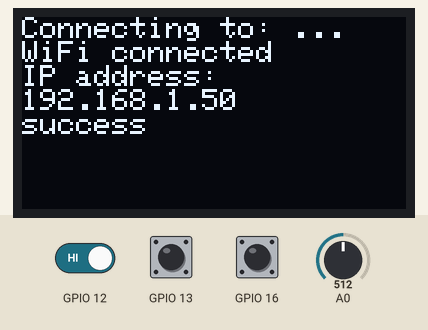
Simulated run of this sketch. Board: ESP8266 (NodeMCU). On the bench: 128×64 one-colour display. Inputs (shaded band) come from the test bench; at power-on: GPIO 12 HIGH, GPIO 13 HIGH, GPIO 16 HIGH, A0 = 512. WiFi joins after 1.5 s; servers stay silent unless stated.

Above: at 1.7 s.
At 9.4 s:
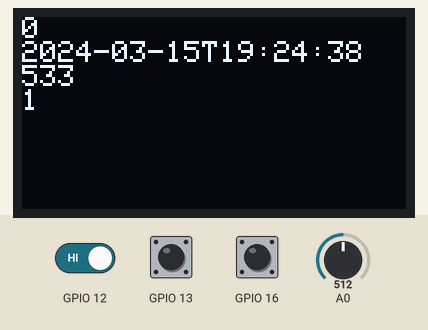
9.5 s: GPIO 12 driven LOW
At 31.8 s:
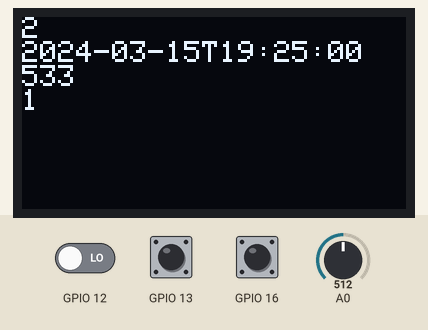
Timing chart, 0 to 33.3 s (numbered marks = the images above; inputs shaded):
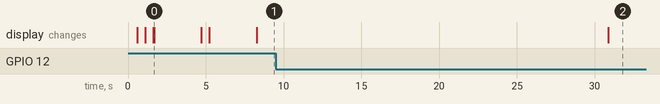

Measured:
- what the display in image 0 shows lasts 3.0 s, from 1.7 s to 4.7 s

The sketch:

IoT_exercise1_device.ino
```cpp
#include <SPI.h>
#include <Wire.h>
#include <Adafruit_GFX.h>
#include <Adafruit_SSD1306.h>
#include<ESP8266WiFi.h>
#include<WiFiUdp.h>
#include "TimeLib.h"


const char ssid[]="";
const char pass[]="";
const char host[]="";
const int port = 10001;
const char* ntp_server="ntp.nict.jp";
unsigned long last_sync_time=0;
int connect_count=0;
int cul30=0;

#define OLED_RESET 2
Adafruit_SSD1306 display(OLED_RESET);

void setup() {
  // put your setup code here, to run once:
  Serial.begin(9600);
  pinMode(A0, INPUT);
  pinMode(12, INPUT);
  pinMode(13, INPUT);
  pinMode(16, INPUT);
  display.begin(SSD1306_SWITCHCAPVCC, 0x3C);
  display.clearDisplay();
  display.setTextSize(1);
  display.setTextColor(WHITE);
  display.setCursor(0,0);
  display.print("Connecting to: ");
  display.print(ssid);
  display.display();
  WiFi.mode(WIFI_STA);
  WiFi.begin(ssid, pass);

  while(WiFi.status() != WL_CONNECTED){
    delay(500);
    display.print(".");
    display.display();
    connect_count+=1;
    if(connect_count>50){
      display.println();
      display.println("failure");
      display.display();
      delay(2000);
      exit(1);
    }
  }

  display.println();
  display.display();
  display.println("WiFi connected");
  display.println("IP address:");
  display.println(WiFi.localIP());
  display.println("success");
  display.display();
  delay(3000);

  display.clearDisplay();
  display.setCursor(0,0);
  display.println("Sync to ");
  display.println(ntp_server);
  display.display();

  if(syncNTPtime()){
    display.println();
    display.println("success");

    unsigned long t = now();
    char str_time[30];
    sprintf(str_time, "%04d-%02d-%02dT%02d:%02d:%02d",
                      year(t),month(t), day(t),
                      hour(t), minute(t), second(t));
    display.println(str_time);
    display.display();
    delay(3000);
  }
  else{
    display.println("failure");
    display.display();
    delay(2000);
    exit(1);
  }
}

void loop() {
  // put your main code here, to run repeatedly:
  unsigned long t = now();

  char str_time[30];
  sprintf(str_time, "%04d-%02d-%02dT%02d:%02d:%02d",
                    year(t),month(t), day(t),
                    hour(t), minute(t), second(t));

  display.println(str_time);

  if(t/30!=cul30){
    int stat_DIPS=getDIPSWStatus();
    int lux=getIlluminance();
    boolean stat_MD=getMDStatus();

    display.clearDisplay();
    display.setCursor(0,0);
    display.println(stat_DIPS);
    display.println(str_time);
    display.println(lux);
    display.println(stat_MD);

    display.display();
    cul30=t/30;

    WiFiClient client;

    if(!client.connect(host,port)){
      display.println("...ERR\r\n");
      display.display();
      client.stop();
      exit(1);
    }

    client.print(stat_DIPS);
    delay(50);
    client.print(str_time);
    delay(50);
    client.print(lux);
    delay(50);
    client.print(stat_MD);
    delay(500);
    char message[10];
    int count=0;

    while(client.available()){
      message[count]=client.read();
      count++;
    }
    char *error = "ERROR\r\n";
    char *ok = "OK\r\n";

    if(strncmp(message, ok, 2)==0){
      display.println("...OK\r\n");
    }
    else if(strncmp(message, error, 5)==0){
      display.println("...NG\r\n");
    }

    else if(!client.connect(host,port)){
      display.println("...ERR\r\n");
    }

    display.display();
    client.stop();
  }

  if(t/300!=last_sync_time/300){
    syncNTPtime();
    last_sync_time=t;
  }
  delay(500);
}

boolean syncNTPtime(){
  unsigned long unix_time=getNTPtime();
  if(unix_time>0){
    setTime(unix_time);
    return true;
  }
  return false;
}

unsigned long getNTPtime(){
  WiFiUDP udp;
  udp.begin(8888);
  unsigned long unix_time=0UL;
  byte packet[48];
  memset(packet, 0, 48);
  packet[0]=0b11100011;
  packet[1]=0;
  packet[2]=6;
  packet[3]=0xEC;
  packet[12]=49;
  packet[13]=0x4E;
  packet[14]=49;
  packet[15]=52;

  udp.beginPacket(ntp_server, 123);
  udp.write(packet, 48);
  udp.endPacket();

  for(int i=0; i<10; i++){
    delay(500);
    if(udp.parsePacket()){
      udp.read(packet, 48);
      unsigned long highWord = word(packet[40], packet[41]);
      unsigned long lowWord = word(packet[42], packet[43]);
      unsigned long secsSince1900=highWord<<16 | lowWord;
      const unsigned long seventyYears=2208988800UL;
      unix_time=secsSince1900-seventyYears+32400UL;
      break;
    }
  }
  udp.stop();
  return unix_time;
}

int getDIPSWStatus(){
  int stat=0;
  int bit1=digitalRead(12);
  int bit0=digitalRead(13);
  if(bit0==LOW) stat|=0x01;
  if(bit1==LOW) stat|=0x02;
  return stat;
}

int getIlluminance(){
  double inv=analogRead(A0);
  double v=inv/1024.0;
  int ans=(3200*v)/3;
  return ans;
}

boolean getMDStatus(){
  int stat=digitalRead(16);
  if(stat==LOW) return false;
  else return true;
}
```
